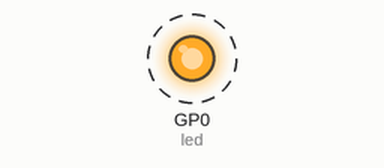
Recording of a program running on a simulated Raspberry Pi Pico running MicroPython. On the bench: output pins drawn as LEDs (lit = HIGH). Dashed ring = blinking. What the program prints to the serial console is not drawn. At 0.5 s the program stops and its outputs stay as they are.

Above: at 0.05 s.
Timing chart, 0 to 2.0 s (numbered marks = the images above):
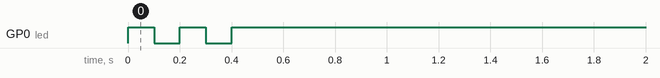

The program:

debug_target.py
```python
# Scenario de verification n°60 : programme debogue par un client DAP
# (dap_client.py, qui joue VS Code). Le client pose un point d'arret sur la
# ligne marquee BREAK, lit count, fait un pas, attend, puis reprend.
from machine import Pin
import time

led = Pin(0, Pin.OUT)
count = 0
for i in range(5):
    count += 1  # BREAK
    led.toggle()
    print("count", count)
    time.sleep(0.1)
print("done")
```

Measured:
- by itself, GP0 (led): alternates HIGH for 0.10 s and LOW for 0.10 s, 5 changes in all, then stays HIGH
